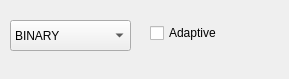
<?xml version="1.0" encoding="UTF-8"?>
<ui version="4.0">
 <class>MainWindow</class>
 <widget class="QMainWindow" name="MainWindow">
  <property name="geometry">
   <rect>
    <x>0</x>
    <y>0</y>
    <width>289</width>
    <height>79</height>
   </rect>
  </property>
  <property name="windowTitle">
   <string>MainWindow</string>
  </property>
  <widget class="QWidget" name="centralwidget">
   <widget class="QComboBox" name="comboBox">
    <property name="geometry">
     <rect>
      <x>10</x>
      <y>20</y>
      <width>121</width>
      <height>31</height>
     </rect>
    </property>
    <property name="currentIndex">
     <number>0</number>
    </property>
    <item>
     <property name="text">
      <string>BINARY</string>
     </property>
    </item>
    <item>
     <property name="text">
      <string>BINARY_INV</string>
     </property>
    </item>
    <item>
     <property name="text">
      <string>TRUNC</string>
     </property>
    </item>
    <item>
     <property name="text">
      <string>TO_ZERO</string>
     </property>
    </item>
    <item>
     <property name="text">
      <string>TO_ZERO_INV</string>
     </property>
    </item>
   </widget>
   <widget class="QCheckBox" name="checkBox">
    <property name="geometry">
     <rect>
      <x>150</x>
      <y>20</y>
      <width>93</width>
      <height>26</height>
     </rect>
    </property>
    <property name="text">
     <string>Adaptive</string>
    </property>
    <property name="checked">
     <bool>false</bool>
    </property>
   </widget>
  </widget>
 </widget>
 <resources/>
 <connections/>
</ui>
